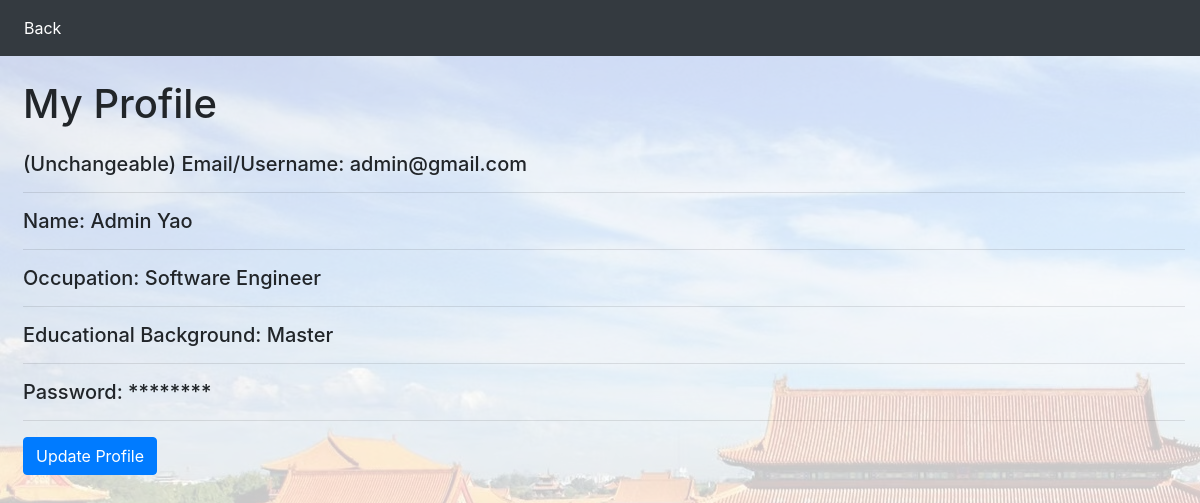
The page /profile (signed in) on the database as committed earlier.
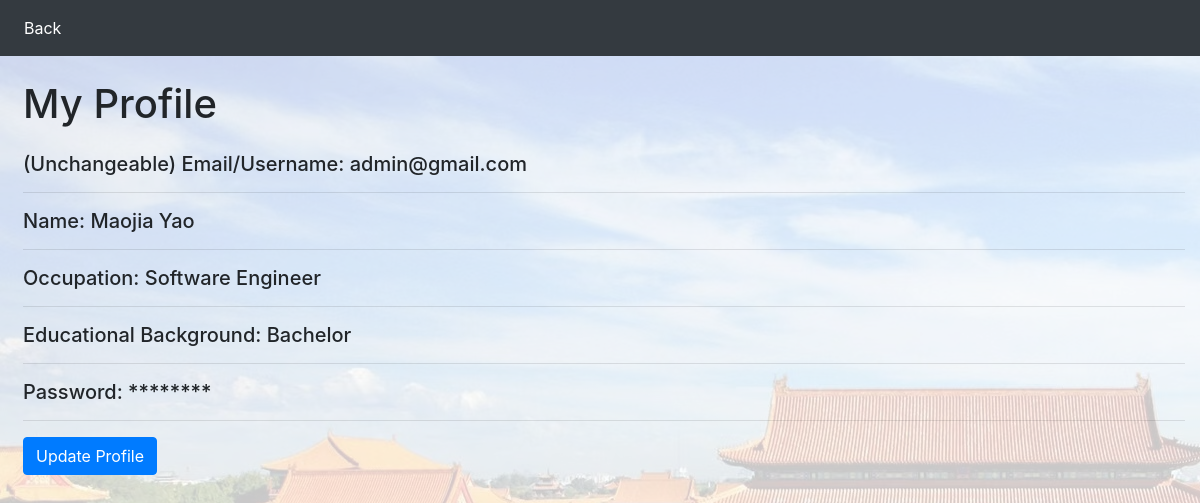
The same page on the database as committed later.
### app.py (models this page shows, shortened)
class Users(db.Model):
    id = db.Column(db.Integer, primary_key=True)
    username = db.Column(db.String(80), unique=True)
    nickname = db.Column(db.String(80))
    occupation = db.Column(db.String(80))
    educational_background = db.Column(db.String(80))
    password = db.Column(db.String(80))

### app.py (the view)
@app.route("/profile", methods=["GET"])
def query_profile():
    id = session["userid"]
    if request.method == "GET":
        user = Users.query.filter_by(id=id).first_or_404()
        return rt("profile.html", user=user)

### myapp/templates/profile.html (shortened to what this page needs)
<!DOCTYPE html>
<html lang="en">
  <head>
    <link rel="stylesheet" href="https://cdn.jsdelivr.net/npm/bootstrap@4.6.2/dist/css/bootstrap.min.css">
  </head>
  <body class="bg_rgba">
    <nav class="navbar navbar-expand-lg navbar-dark bg-dark">
      <div class="collapse navbar-collapse" id="navbarSupportedContent">
        <ul class="navbar-nav mr-auto">
          <li class="nav-item active">
            <a class="nav-link" href="/home/1">Back</a>
          </li>
        </ul>
      </div>
    </nav>
    <div class="container-fluid">
      <h1 class="mt-4 ml-2">My Profile</h1>
      <div class="mt-4 ml-2">
        <h5>(Unchangeable) Email/Username: {{user.username}}</h5>
        <hr/>
        <h5>Name: {{user.nickname}}</h5>
        <hr/>
        <h5>Occupation: {{user.occupation}}</h5>
        <hr/>
        <h5>Educational Background: {{user.educational_background}}</h5>
        <hr/>
        <h5>Password: ******** </h5>
        <hr/>
        <button type="button" class="btn btn-primary" onclick="location.href='/profile/update/{{user.id}}'" id="{{user.id}}">Update Profile</button>
      </div>
    </div>
  </body>
</html>

### myapp/templates/profile.html (style rules this page uses)
.bg_rgba { background-image: url(/static/images/bg.png); background-color: rgba(255, 255, 255, 0.786); background-blend-mode: overlay; }

Rows that differ between the two databases and show on the page:
changed Users "admin@gmail.com": nickname "Admin Yao" → "Maojia Yao"; educational_background "Master" → "Bachelor"
